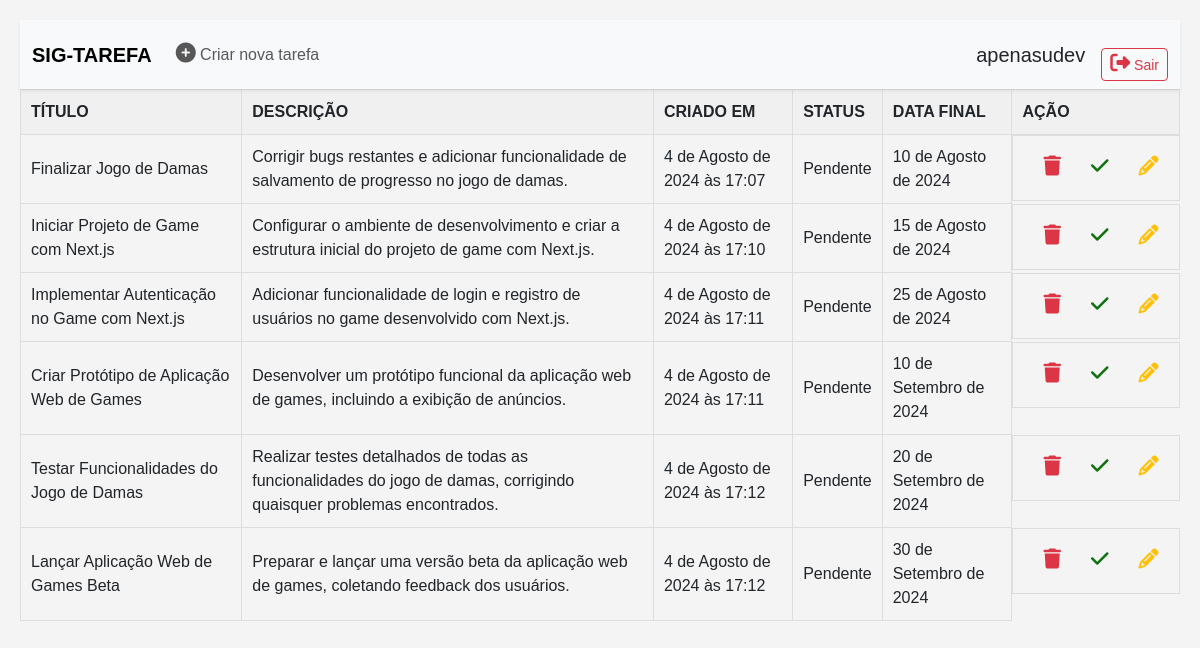
Screenshot of / (signed in) with the database file from the repository.
### tarefa/models.py (models this page shows, shortened)
class Tarefa(models.Model):
    usuario = models.ForeignKey(User,on_delete=models.CASCADE)
    titulo = models .CharField(max_length = 55)
    descricao = models.TextField()
    created_at = models.DateTimeField(auto_now_add=True)
    finished_at = models.DateField(auto_now= False)
    status = models.BooleanField(default = False)

### tarefa/views.py (the view)
# urls.py: path('',views.homepage,name ='homepage'),
@login_required
def homepage(request):
    tarefa = Tarefa.objects.filter(usuario = request.user).order_by("status")
    return render(request,'homepage.html',{"contexto":tarefa})

### tarefa/templates/homepage.html (shortened to what this page needs)
{% extends 'base.html' %}
  {% block conteudo %}
  <table>
    <thead>
      <tr>
        <th>TÍTULO</th>
        <th>DESCRIÇÃO</th>
        <th>CRIADO EM </th>
        <th>STATUS</th>
        <th>DATA FINAL</th>
        <th>AÇÃO</th>
      </tr>
    </thead>
    <tbody>
      {% for tarefa in contexto %}
      <tr>
        <td>{{ tarefa.titulo }}</td>
        <td>{{ tarefa.descricao }}</td>
        <td>{{ tarefa.created_at }}</td>
        {% if tarefa.status %}
        <td>Concluido</td>
        {% else %}
        <td>Pendente</td>
        {% endif %}
        <td>{{ tarefa.finished_at }}</td>
        <td class="action-buttons">
          <form action="{% url 'delete' tarefa.id %}">
              <button class="delete-btn" title="Excluir">
                  <i class="fas fa-trash"></i>
              </button>
          </form>
          {% if not tarefa.status %}
          <form action="{% url 'confirm' tarefa.id %}" method="post">
              <button class="conf-btn" title="confirmar">
                  <i class="fas fa-check"></i>
              </button>
          </form>
          <form action="{% url 'update' tarefa.id %}" method="post">
            <button class="edit-btn" title="update">
                <i class="fas fa-pencil"></i>
            </button>
        </form>
          {% endif %}
      </td>
      </tr>
      {% endfor %}
    </tbody>
  </table>
  {% endblock %}

### tarefa/templates/base.html (shortened to what this page needs)
{% load static %}
<!DOCTYPE html>
<html lang="pt-br">
<head>
    <link href="https://cdn.jsdelivr.net/npm/bootstrap@5.3.3/dist/css/bootstrap.min.css" rel="stylesheet"
>
    <link rel="stylesheet" href="{% static 'css/home.css' %}">
    <link rel="stylesheet" href="https://cdnjs.cloudflare.com/ajax/libs/font-awesome/6.1.1/css/all.min.css">
</head>
<body>
    <header class="header-top">
        <nav class="navbar navbar-expand-lg navbar-light bg-light shadow-sm">
            <div class="container-fluid">
                <a class="navbar-brand fw-bold" href="#">SIG-TAREFA</a>
                <div class="collapse navbar-collapse" id="navbarNav">
                    <ul class="navbar-nav me-auto mb-2 mb-lg-0">
                        <li class="nav-item">
                            <a class="nav-link" href="{% url 'create' %}">
                                <i class="fas fa-plus-circle"></i> Criar nova tarefa
                            </a>
                        </li>
                    </ul>
                    <div class="d-flex align-items-center">
                        <h5 class="me-3 mb-0">{{ user.username }}</h5>
                        <form class="d-flex" method="post" action="{% url 'logout' %}">
                            <button class="btn btn-outline-danger btn-sm" type="submit">
                                <i class="fas fa-sign-out-alt"></i> Sair
                            </button>
                        </form>
                    </div>
                </div>
            </div>
        </nav>
    </header>
    {% block conteudo %}
    {% endblock %}
</body>
</html>

### tarefa/static/css/home.css (style rules this page uses)
body { font-family: Arial, sans-serif; background-color: #f4f4f4; margin: 0; padding: 20px; }
.fas { font-size: 20px; }
button { display: block; width: 100%; padding: 10px; margin-top: 20px; background-color: #0056b3; color: white; border: none; border-radius: 4px; cursor: pointer; }
table { width: 100%; border-collapse: collapse; }
th, td { padding: 10px; border: 1px solid #ddd; text-align: left; }
th { background-color: #f0f0f0; }
.action-buttons { display: flex; justify-content: center; }
.action-buttons button { cursor: pointer; border: none; background-color: transparent; margin: 0 5px; }
.edit-btn { color: #ffc107; }
.delete-btn { color: #dc3545; }
.conf-btn { color: rgb(15, 114, 15); }

### rows the page displays
Tarefa: titulo "Finalizar Jogo de Damas", descricao "Corrigir bugs restantes e adicionar funcionalidade de salvamento de progresso no jogo de damas.", created_at "4 de Agosto de 2024 às 17:07", status "Pendente", finished_at "10 de Agosto de 2024"
Tarefa: titulo "Iniciar Projeto de Game com Next.js", descricao "Configurar o ambiente de desenvolvimento e criar a estrutura inicial do projeto de game com Next.js.", created_at "4 de Agosto de 2024 às 17:10", status "Pendente", finished_at "15 de Agosto de 2024"
Tarefa: titulo "Implementar Autenticação no Game com Next.js", descricao "Adicionar funcionalidade de login e registro de usuários no game desenvolvido com Next.js.", created_at "4 de Agosto de 2024 às 17:11", status "Pendente", finished_at "25 de Agosto de 2024"
Tarefa: titulo "Criar Protótipo de Aplicação Web de Games", descricao "Desenvolver um protótipo funcional da aplicação web de games, incluindo a exibição de anúncios.", created_at "4 de Agosto de 2024 às 17:11", status "Pendente", finished_at "10 de Setembro de 2024"
Tarefa: titulo "Testar Funcionalidades do Jogo de Damas", descricao "Realizar testes detalhados de todas as funcionalidades do jogo de damas, corrigindo quaisquer problemas encontrados.", created_at "4 de Agosto de 2024 às 17:12", status "Pendente", finished_at "20 de Setembro de 2024"
Tarefa: titulo "Lançar Aplicação Web de Games Beta", descricao "Preparar e lançar uma versão beta da aplicação web de games, coletando feedback dos usuários.", created_at "4 de Agosto de 2024 às 17:12", status "Pendente", finished_at "30 de Setembro de 2024"

### other values shown
{{ user.username }} "apenasudev"
